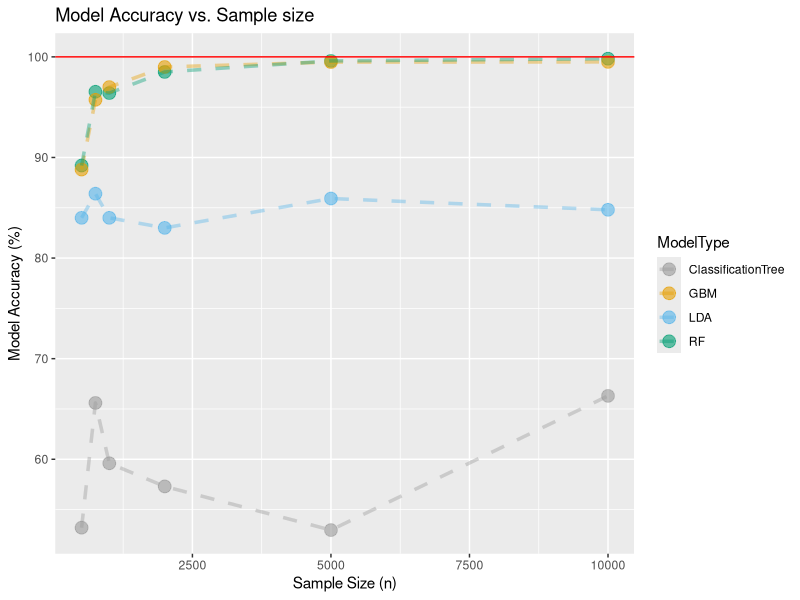
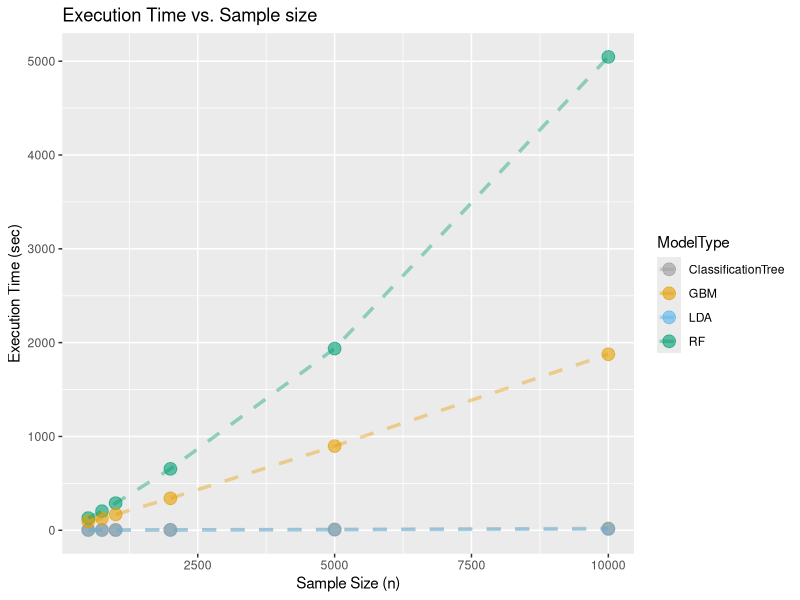
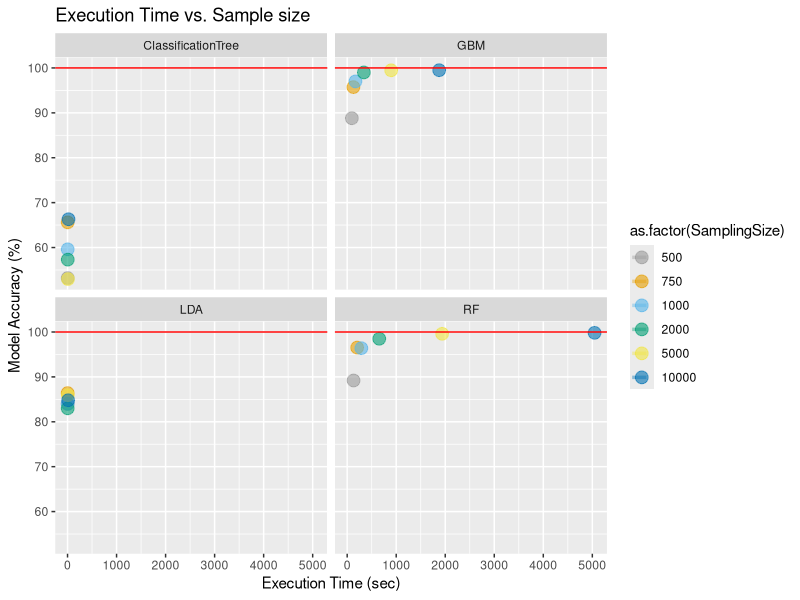

Write R code to recreate these figures, in order.
## ---- chunk 1
knitr::opts_chunk$set(echo = TRUE)
## ---- chunk 2
sampling <- list(500, 750, 1000, 2000, 5000, 10000)

# resdf <- map_df(sampling, model_comparison)
# Result imported after running the simulation for time-saving purpose
resdf <- read.csv("resdf.csv")

ind <- c("ModelType")

resdf[, ind] <- as.factor(resdf[, ind])
## ---- chunk 3
library(ggplot2)
# Palette of color for color-blind with grey
cbPalette <- c("#999999", "#E69F00", "#56B4E9", "#009E73", "#F0E442", "#0072B2", "#D55E00", "#CC79A7")

ggplot(resdf, aes(x = SamplingSize, y = ModelAccuracy, colour = ModelType)) +
        geom_point(size = 4, alpha = 0.6) +
        geom_line(lty = 2, alpha = 0.4, lwd = 1.2) +
        ggtitle("Model Accuracy vs. Sample size") +
        xlab("Sample Size (n)") +
        ylab("Model Accuracy (%)") +
        geom_hline(yintercept = 100, colour = "red", lty = 1.2) +
        scale_colour_manual(values = cbPalette)

## ---- chunk 4

ggplot(resdf, aes(x = SamplingSize, y = ModelTime, colour = ModelType)) +
        geom_point(size = 4, alpha = 0.6) +
        geom_line(lty = 2, alpha = 0.4, lwd = 1.2) +
        ggtitle("Execution Time vs. Sample size") +
        xlab("Sample Size (n)") +
        ylab("Execution Time (sec)") +
        scale_colour_manual(values = cbPalette)

## ---- chunk 5

ggplot(resdf, aes(x = ModelTime, y = ModelAccuracy, colour = as.factor(SamplingSize))) +
        geom_point(size = 4, alpha = 0.6) +
        geom_line(lty = 2, alpha = 0.4, lwd = 1.2) +
        ggtitle("Execution Time vs. Sample size") +
        xlab("Execution Time (sec)") +
        ylab("Model Accuracy (%)") +
        facet_wrap(~ ModelType) +
        geom_hline(yintercept = 100, colour = "red", lty = 1.2) +
        scale_colour_manual(values = cbPalette)

## ---- chunk 6
sessionInfo()
